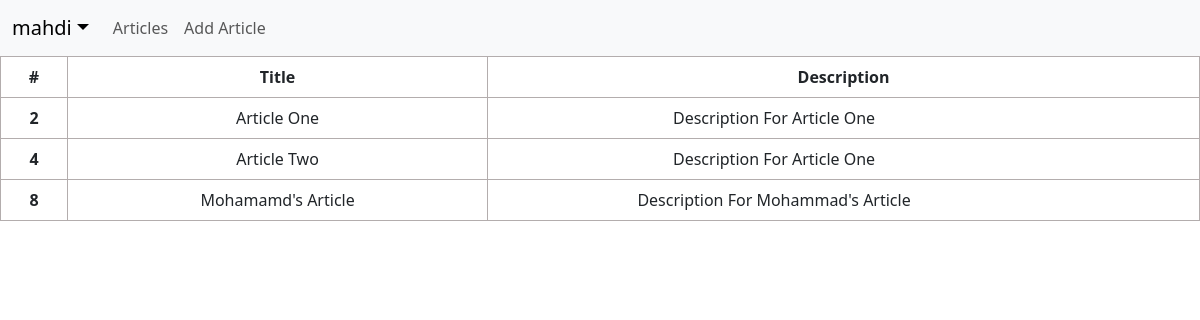
/articles/ (signed in), run on the app's committed database.
### accounts/models.py (models this page shows)
class CustomUser(AbstractUser):
    age = models.PositiveIntegerField(null=True,blank=True)
    phone = models.BigIntegerField(null=True,blank=True)
    nationality = models.CharField(max_length=20,null=True)

### articles/models.py (models this page shows, shortened)
class Article(models.Model):
    title = models.CharField(max_length=100)
    body = models.TextField()
    date = models.DateTimeField(auto_now_add=True)
    author = models.ForeignKey(get_user_model(), on_delete=models.CASCADE)

### articles/views.py (the view)
# urls.py: path('', article_list_view, name='article_list'),
def article_list_view(request):
    articles = Article.objects.all()
    context = {'articles': articles}
    return render(request, 'articles/articles.html', context)

### templates/articles/articles.html (shortened to what this page needs)
{% extends 'base.html' %}
{% load bootstrap_icons %}
{% block content %}
    <table class="table table-hover">
        <thead>
        <tr>
            <th scope="col">#</th>
            <th scope="col">Title</th>
            <th scope="col">Description</th>
        </tr>
        </thead>
        <tbody>
        {% for article in articles %}
            <tr onclick='window.location="{% url 'article_detail' article.id %}"'>
                <th scope="row">{{ article.id }}</th>
                <td>{{ article.title }}</td>
                <td>
                    <div class="d-flex">
                        <div style="flex: 80%">{{ article.body }}</div>
                        <div style=" flex: 20%">
                        </div>
                    </div>
                </td>
            </tr>
        {% endfor %}
        </tbody>
    </table>
{% endblock %}

### templates/base.html (shortened to what this page needs)
{% load static %}
<!doctype html>
<html lang="en">
<head>
    <link rel="stylesheet" href="{% static 'css/style.css' %}">
    <link href="https://cdn.jsdelivr.net/npm/bootstrap@5.3.0-alpha1/dist/css/bootstrap.min.css" rel="stylesheet"
>
</head>
<body>
<nav class="navbar navbar-expand-sm navbar-light bg-light" style="padding-left: 1%">
    {% if user.is_authenticated %}
        <a class="navbar-brand dropdown-toggle" href="#" id="navbarDropdownMenuLink" role="button"
           data-bs-toggle="dropdown"
           aria-expanded="false"> {{ user }}</a>
    {% endif %}
    <div class="navbar-nav">
        <a class="nav-link" href="{% url 'article_list' %}">Articles</a>
    </div>
    {% if user.is_authenticated %}
        <div class="navbar-nav">
            <a class="nav-link" href="{% url 'article_create' %}">Add Article</a>
        </div>
    {% endif %}
</nav>
{% block content %}
{% endblock %}
</body>
</html>

### static/css/style.css (style rules this page uses)
table { width: 50%; border: 1px solid #b3adad; border-collapse: collapse; padding: 5px; }
table th { text-align: center; border: 1px solid #b3adad; padding: 5px; background: #f0f0f0; color: #313030; }
table td { border: 1px solid #b3adad; text-align: center; padding: 5px; background: #ffffff; color: #313030; }

### data on the page
CustomUser: username "mahdi"
Article: id "2", title "Article One", body "Description For Article One"
Article: id "4", title "Article Two", body "Description For Article One"
Article: id "8", title "Mohamamd's Article", body "Description For Mohammad's Article"
